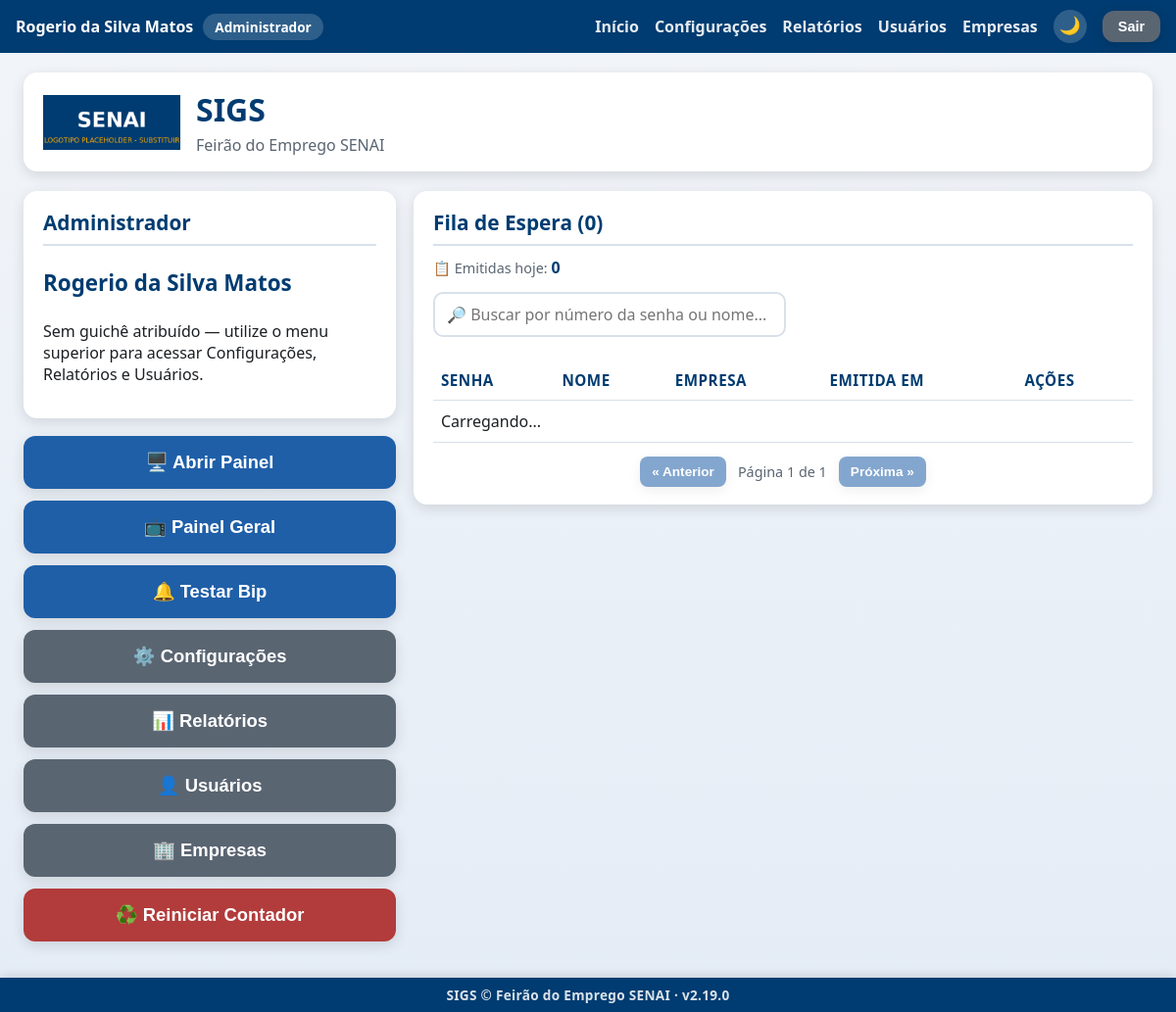
/ (signed in), run on the app's committed database.
### tables this page shows
CREATE TABLE usuarios (
            id INTEGER PRIMARY KEY AUTOINCREMENT,
            nome_completo TEXT NOT NULL,
            login TEXT NOT NULL UNIQUE,
            senha_hash TEXT NOT NULL,
            perfil TEXT NOT NULL DEFAULT 'atendente',
            ativo INTEGER NOT NULL DEFAULT 1,
            data_criacao TEXT NOT NULL,
            ultimo_login TEXT
        , empresa_id INTEGER REFERENCES empresas (id), provisionado_por_chave INTEGER NOT NULL DEFAULT 0);

CREATE TABLE configuracoes (
                    chave TEXT PRIMARY KEY,
                    valor TEXT NOT NULL
                );

### app.py (the view)
@app.route("/")
@auth.login_required
def index():
    configuracoes = config_manager.obter_todas()
    usuario_sessao = auth.usuario_logado()
    empresa_recrutador = None
    if usuario_sessao and usuario_sessao.get("perfil") == PerfilUsuario.RECRUTADOR:
        empresa_id = usuario_sessao.get("empresa_id")
        if empresa_id:
            empresa_recrutador = database.obter_empresa_por_id(empresa_id)
    return render_template("index.html", config=configuracoes, empresa_recrutador=empresa_recrutador)

### app.py (called while the page is built)
@app.context_processor
def injetar_usuario_logado():
    usuario_sessao = auth.usuario_logado()
    identidade_empresa = None
    if usuario_sessao and usuario_sessao.get("perfil") == PerfilUsuario.RECRUTADOR:
        empresa_id = usuario_sessao.get("empresa_id")
        if empresa_id:
            empresa = database.obter_empresa_por_id(empresa_id)
            if empresa and (empresa.logo_path or empresa.cor_principal):
                identidade_empresa = {"logo_path": empresa.logo_path, "cor": empresa.cor_principal}
    return {
        "usuario_logado": usuario_sessao,
        "eh_admin": auth.eh_admin(),
        "sigs_versao": SIGS_VERSAO,
        "identidade_empresa": identidade_empresa,
    }

### auth.py (called while the page is built)
def usuario_logado() -> Optional[dict]:
    usuario_id = session.get(CHAVE_SESSAO_USUARIO_ID)
    if usuario_id is None:
        return None
    return {
        "id": usuario_id,
        "nome_completo": session.get(CHAVE_SESSAO_NOME),
        "login": session.get(CHAVE_SESSAO_LOGIN),
        "perfil": session.get(CHAVE_SESSAO_PERFIL),
        "guiche": session.get(CHAVE_SESSAO_GUICHE),
        "empresa_id": session.get(CHAVE_SESSAO_EMPRESA_ID),
        "empresa_nome": session.get(CHAVE_SESSAO_EMPRESA_NOME),
    }

def eh_admin() -> bool:
    return session.get(CHAVE_SESSAO_PERFIL) == PerfilUsuario.ADMIN

### config.py (called while the page is built)
    def _conectar(self) -> sqlite3.Connection:
        conexao = sqlite3.connect(str(DATABASE_PATH), timeout=10, check_same_thread=False)
        conexao.row_factory = sqlite3.Row
        return conexao

    def obter_todas(self) -> Dict[str, Any]:
        with self._conectar() as conexao:
            linhas = conexao.execute(f"SELECT chave, valor FROM {TABELA_CONFIGURACOES}").fetchall()
        resultado: Dict[str, Any] = {}
        for linha in linhas:
            chave, valor = linha["chave"], linha["valor"]
            if chave in CHAVES_INTEIRAS:
                try:
                    resultado[chave] = int(valor)
                except (TypeError, ValueError):
                    resultado[chave] = 0
            else:
                resultado[chave] = valor
        return resultado

### database.py (called while the page is built)
@contextmanager
def get_connection() -> Generator[sqlite3.Connection, None, None]:
    conexao = sqlite3.connect(str(DATABASE_PATH), timeout=10, check_same_thread=False)
    conexao.row_factory = sqlite3.Row
    conexao.execute("PRAGMA journal_mode = WAL")
    conexao.execute("PRAGMA foreign_keys = ON")
    try:
        yield conexao
    finally:
        conexao.close()

### templates/index.html (shortened to what this page needs)
{% extends "layout.html" %}
{% block conteudo %}
<div class="pagina pagina-larga">
    <header class="cabecalho">
        <img class="logo"
             src="{% if identidade_empresa and identidade_empresa.logo_path %}{{ url_for('static', filename=identidade_empresa.logo_path) }}{% else %}{{ url_for('static', filename='img/logo.png') }}{% endif %}"
             alt="Logo">
        <div class="titulo-evento">
            <h1>SIGS</h1>
            <p>{{ config.nome_evento }}</p>
        </div>
    </header>
    <main class="conteudo-principal conteudo-principal--tela-principal">
        <div class="coluna-menu">
        {% if usuario_logado.perfil == 'atendente' %}
        <section class="card card-identificacao">
            <h2>Atendente Logado</h2>
            <div class="identificacao-sessao">
                <div class="identificacao-item">
                    <span class="identificacao-label">Nome</span>
                    <span class="identificacao-valor">{{ usuario_logado.nome_completo }}</span>
                </div>
                <div class="identificacao-item">
                    <span class="identificacao-label">Guichê</span>
                    <span class="identificacao-valor">
                        {% if usuario_logado.guiche %}
                            {{ '%02d' | format(usuario_logado.guiche) }}
                        {% else %}
                            Nenhum guichê livre
                        {% endif %}
                    </span>
                </div>
            </div>
            {% if not usuario_logado.guiche %}
            <p class="mensagem-status erro">
                Todos os guichês estão ocupados no momento. Peça a um administrador para
                aumentar a quantidade de guichês em Configurações, ou aguarde a liberação de um guichê.
            </p>
            {% endif %}
        </section>
        {% else %}
        <section class="card card-identificacao">
            <h2>{{ 'Administrador' if eh_admin else 'Emissor de Senhas' }}</h2>
            <p class="identificacao-valor">{{ usuario_logado.nome_completo }}</p>
            {% if eh_admin %}
            <p>Sem guichê atribuído — utilize o menu superior para acessar
               Configurações, Relatórios e Usuários.</p>
            {% else %}
            <p>Sem guichê atribuído — este perfil apenas emite senhas para a
               fila; a chamada e o atendimento são feitos pelos usuários com
               perfil atendente ou recrutador.</p>
            {% endif %}
        </section>
        {% endif %}
        <section class="grade-botoes">
            {% set emissao_bloqueada = usuario_logado.perfil == 'recrutador' and empresa_recrutador and empresa_recrutador.emissao_bloqueada_em %}
            <button id="btn-abrir-painel" class="botao botao-secundario botao-grande">
                🖥️ Abrir Painel
            </button>
            <button id="btn-abrir-painel-geral" class="botao botao-secundario botao-grande">
                📺 Painel Geral
            </button>
            <button id="btn-testar-bip" class="botao botao-secundario botao-grande">
                🔔 Testar Bip
            </button>
            {% if eh_admin %}
            <button id="btn-configuracoes" class="botao botao-terciario botao-grande">
                ⚙️ Configurações
            </button>
            <button id="btn-relatorios" class="botao botao-terciario botao-grande">
                📊 Relatórios
            </button>
            <button id="btn-usuarios" class="botao botao-terciario botao-grande">
                👤 Usuários
            </button>
            <button id="btn-empresas" class="botao botao-terciario botao-grande">
                🏢 Empresas
            </button>
            <button id="btn-reiniciar" class="botao botao-alerta botao-grande">
                ♻️ Reiniciar Contador
            </button>
            {% endif %}
        </section>
        </div>
        <div class="coluna-fila">
        <section class="card card-fila">
            <h2>Fila de Espera (<span id="fila-total">0</span>)</h2>
            <p class="resumo-emitidas-hoje">
                📋 Emitidas hoje: <strong id="total-emitidas-hoje">0</strong>
            </p>
            <input type="text" id="busca-fila" class="campo-busca-tabela"
                   placeholder="🔎 Buscar por número da senha ou nome...">
            <table class="tabela-fila">
                <thead>
                    <tr>
                        <th>Senha</th>
                        <th>Nome</th>
                        <th>Empresa</th>
                        <th>Emitida em</th>
                        <th>Ações</th>
                    </tr>
                </thead>
                <tbody id="fila-corpo">
                    <tr><td colspan="6">Carregando...</td></tr>
                </tbody>
            </table>
            <div class="paginacao-fila" id="fila-paginacao">
                <button type="button" id="btn-fila-anterior" class="botao botao-secundario botao-acao-pequeno" disabled>
                    « Anterior
                </button>
                <span id="fila-pagina-info">Página 1 de 1</span>
                <button type="button" id="btn-fila-proxima" class="botao botao-secundario botao-acao-pequeno" disabled>
                    Próxima »
                </button>
            </div>
        </section>
        </div>
    </main>
</div>
{% endblock %}

### templates/layout.html (shortened to what this page needs)
<!DOCTYPE html>
{% set pagina_com_tema = request.endpoint not in ['painel', 'painel_empresa', 'painel_geral'] %}
<html lang="pt-BR">
<head>
    <link rel="stylesheet" href="{{ url_for('static', filename='css/style.css') }}">
</head>
<body>
    {% if usuario_logado %}
    <div class="barra-usuario">
        <span class="barra-usuario-info">
            {{ usuario_logado.nome_completo }}
            <span class="barra-usuario-perfil">
                {% if eh_admin %}Administrador
                {% elif usuario_logado.perfil == 'emissor' %}Emissor de Senhas
                {% elif usuario_logado.perfil == 'recrutador' %}Recrutador{% if usuario_logado.empresa_nome %} — {{ usuario_logado.empresa_nome }}{% endif %}
                {% else %}Atendente
                {% endif %}
            </span>
        </span>
        <span class="barra-usuario-acoes">
            <a href="{{ url_for('index') }}">Início</a>
            {% if eh_admin %}
                <a href="{{ url_for('configuracoes_tela') }}">Configurações</a>
                <a href="{{ url_for('relatorios_tela') }}">Relatórios</a>
                <a href="{{ url_for('usuarios_tela') }}">Usuários</a>
                <a href="{{ url_for('empresas_tela') }}">Empresas</a>
            {% elif usuario_logado.perfil == 'recrutador' %}
                <!-- Recrutador também acessa Relatórios (somente da própria
                     empresa — ver auth.admin_ou_recrutador_required e
                     relatorios_tela em app.py), mas não os demais itens do
                     menu administrativo. -->
                <a href="{{ url_for('relatorios_tela') }}">Relatórios</a>
            {% endif %}
            {% if pagina_com_tema %}
            <button type="button" class="botao-tema" aria-label="Mudar para tema escuro" title="Mudar para tema escuro">🌙</button>
            {% endif %}
            <form method="POST" action="{{ url_for('logout_tela') }}" class="form-logout">
                <button type="submit" class="botao botao-terciario botao-sair">Sair</button>
            </form>
        </span>
    </div>
    {% endif %}
    {% block conteudo %}{% endblock %}
    {% if request.endpoint != 'painel' %}
    <footer class="rodape-sigs">
        SIGS &copy; {{ config.nome_evento if config else 'SENAI' }} &middot; v{{ sigs_versao }}
    </footer>
    {% endif %}
</body>
</html>

### data on the page
usuarios: nome_completo "Rogerio da Silva Matos"
configuracoes: nome_evento "Feirão do Emprego SENAI", valor "Feirão do Emprego SENAI"

### other printed values
{{ 'Administrador' if eh_admin else 'Emissor de Senhas' }} "Administrador"
{{ sigs_versao }} "2.19.0"
